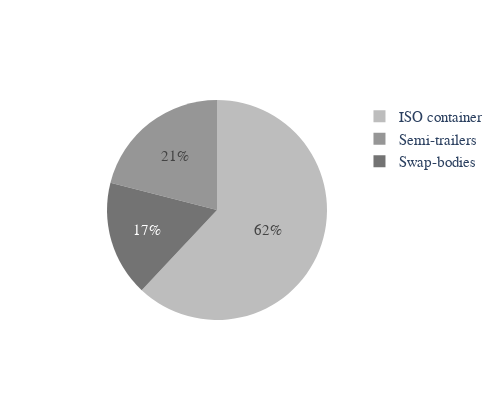

Source (notebook cell):
### Code cell
fig = go.Figure()
fig.add_trace(go.Pie(values = [62,21,17], labels = ["ISO container", "Semi-trailers", "Swap-bodies"]))
fig.update_layout(width = 500, height = 400, colorway = px.colors.sequential.Greys[3:6])
fig.update_layout(template = template)

### Figure 1 — Plotly figure (JSON) as saved in the notebook; plotly's stock layout.template omitted (floating-point values rounded to 4 significant figures)
{"data": [{"labels": ["ISO container", "Semi-trailers", "Swap-bodies"], "type": "pie", "values": [62, 21, 17]}], "layout": {"colorway": ["rgb(189,189,189)", "rgb(150,150,150)", "rgb(115,115,115)"], "height": 400, "width": 500}}
